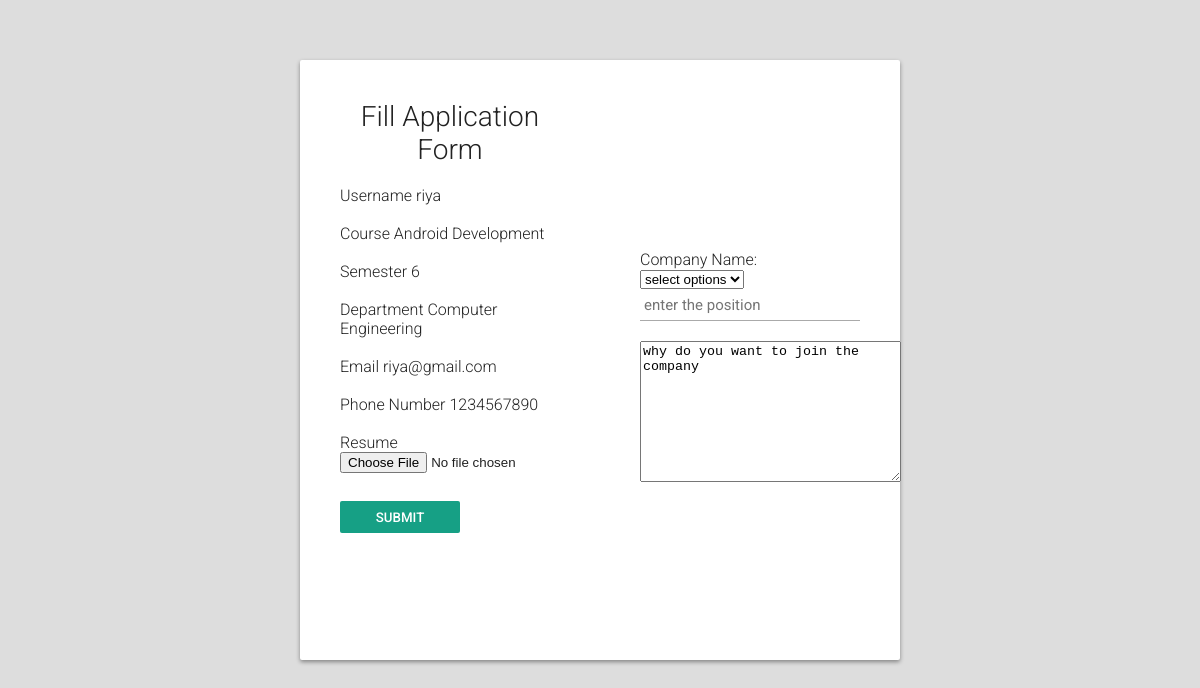
/1/jobapplication/, run on the app's committed database.
### account/models.py (models this page shows, shortened)
class Student(models.Model):
    name = models.CharField(null = True,max_length=30)
    email = models.CharField(max_length=52)
    course = models.CharField(null = True,max_length=20)
    sem = models.IntegerField()
    department = models.TextField(null = True,max_length=30)
    mobno = models.CharField(null = True,max_length=20)
    password = models.CharField(max_length=25)

### account/views.py (the view)
# urls.py: path('<int:pk>/jobapplication/', views.JobApplicationView, name = 'jobapplication'),   # path for Job Application page
def JobApplicationView(request,pk):
    stud_info = Student.objects.get(pk = pk)
    stud_data = StudentApplication.objects.filter(email = stud_info.email)
    form = JobApplicationForm(request.POST)
    context = {'stud_data':stud_data, 'stud_info':stud_info, 'form':form}
    if request.method == 'POST' and request.FILES['resume']: # file reference is retrieved from here #
        resume = request.FILES['resume']
        fs = FileSystemStorage(               # Default file Storage of Django #
            location = 'static/myfile'
        )
        filename = fs.save(resume.name,resume)
        uploaded_file_url = fs.url(filename)
        obj = StudentApplication()
        obj.status = 1
        obj.email = stud_info.email
        obj.company = request.POST.get('company')
        obj.position = request.POST.get('position')
        obj.resume = uploaded_file_url
        obj.reason_to_join = request.POST.get('reason_to_join')
        obj.save()
        return render(request,'student_dashboard.html',context)
    else:
        form = JobApplicationForm()
        return render(request,'job_application.html',context)

### account/forms.py
class JobApplicationForm(forms.Form):
    resume = forms.FileField(
        label='resume',
    )
    company = forms.CharField(max_length=30,
    widget = forms.TextInput(attrs={
    'class':'form-horizontal',
    'placeholder':'Company',
    'id':'company',
    }))
    position = forms.CharField(max_length=30,
    widget = forms.TextInput(attrs={
    'class':'form-horizontal',
    'placeholder':'Position',
    'id':'position',
    }))
    reason_to_join = forms.CharField(max_length=30,
    widget = forms.TextInput(attrs={
    'class':'form-horizontal',
    'placeholder':'Reason to join',
    'id':'ytojoin',
    }))

### templates/job_application.html (shortened to what this page needs)
{% load staticfiles %}
<!DOCTYPE html>
<html lang="en" dir="ltr">
  <head>
    <link rel="stylesheet" href= {% static 'css/job_appstyle.css' %}>
  </head>
  <body>
    <div id="login-box">
      <div class="left">
        <h1>Fill Application Form</h1>
        <form method = "post" enctype="multipart/form-data" class="form-horizontal">
        <label for="username">Username</label>
        {{stud_info.name}}
        <br><br>
        <label for="course">Course</label>
        {{stud_info.course}}
        <br><br>
        <label for="semester">Semester</label>
        {{stud_info.sem}}
        <br><br>
        <label for="department">Department</label>
        {{stud_info.department}}
        <br><br>
        <label for="email">Email</label>
        {{stud_info.email}}
        <br><br>
        <label for="phnumber">Phone Number</label>
        {{stud_info.mobno}}
        <br><br>
        <label for="resume">Resume</label>
        <br>
        <input type="file" name="resume" placeholder="upload resume" />
        <input type="submit" name="signup_submit" value="SUBMIT" />
      </div>
      <div class="right">
        <div class="dropdown">
          <div class="dropdown-menu" aria-labelledby="dropdownMenuButton">
            <label for="company">Company Name:</label>
              <select name="company">
              <option class="dropdown-item" >select options</option>
              </select>
          </div>
        </div>
          <input type="text" name="position" placeholder="enter the position" />
        <textarea name="reason_to_join" rows="9" cols="30">why do you want to join the company</textarea>
  </body>
</html>

### static/css/job_appstyle.css (style rules this page uses)
body { margin: 0; padding: 0; background: #DDD; font-size: 16px; color: #222; font-family: 'Roboto', sans-serif; font-weight: 300; }
#login-box { position: relative; margin: 5% auto; width: 600px; height: 600px; background: #FFF; border-radius: 2px; box-shadow: 0 2px 4px rgba(0, 0, 0, 0.4); }
.left { position: absolute; top: 0; left: 0; box-sizing: border-box; padding: 40px; width: 300px; height: 400px; }
h1 { margin: 0 0 20px 0; font-weight: 300; font-size: 28px; text-align: center; }
input[type="text"], input[type="password"] { display: block; box-sizing: border-box; margin-bottom: 20px; padding: 4px; width: 220px; height: 32px; border: none; border-bottom: 1px solid #AAA; font-family: 'Roboto', sans-serif; font-weight: 400; font-size: 15px; transition: 0.2s ease; }
input[type="submit"] { margin-top: 28px; width: 120px; height: 32px; background: #16a085; border: none; border-radius: 2px; color: #FFF; font-family: 'Roboto', sans-serif; font-weight: 500; text-transform: uppercase; transition: 0.1s ease; cursor: pointer; }
.right { position: absolute; top: 25%; right: 0; box-sizing: border-box; padding: 40px; width: 300px; height: 400px; background: URL('../images/job.jpg'); background-position: center; border-radius: 0 2px 2px 0; }

### data on the page
Student: name "riya", course "Android Development", sem "6", department "Computer Engineering", email "riya@gmail.com", mobno "1234567890"
